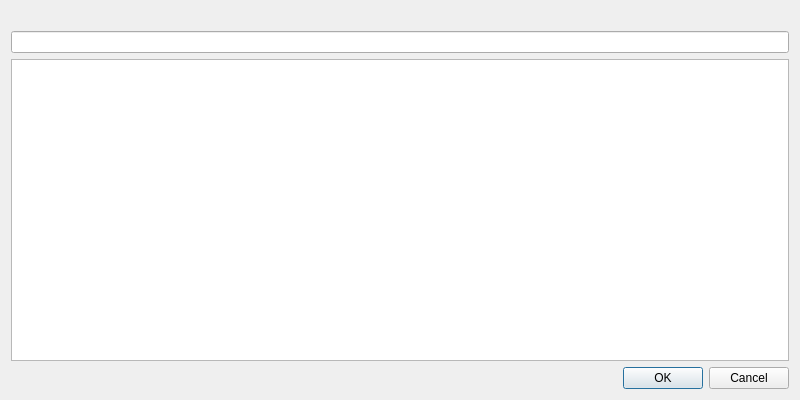
<?xml version="1.0" encoding="UTF-8"?>
<ui version="4.0">
 <class>AttachProcessDialog</class>
 <widget class="QWidget" name="AttachProcessDialog">
  <property name="windowModality">
   <enum>Qt::WindowModal</enum>
  </property>
  <property name="geometry">
   <rect>
    <x>0</x>
    <y>0</y>
    <width>800</width>
    <height>400</height>
   </rect>
  </property>
  <layout class="QVBoxLayout">
   <item>
    <widget class="QLabel" name="label"/>
   </item>
   <item>
    <widget class="QLineEdit" name="processEdit"/>
   </item>
   <item>
    <widget class="QListView" name="processList"/>
   </item>
   <item>
    <widget class="QDialogButtonBox" name="buttonBox">
     <property name="standardButtons">
      <set>QDialogButtonBox::Cancel|QDialogButtonBox::Ok</set>
     </property>
    </widget>
   </item>
  </layout>
 </widget>
 <resources/>
 <connections/>
</ui>
